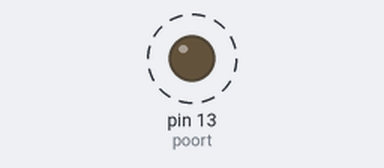
The sketch below on a simulated Arduino Uno, built with avr-gcc and run on an emulated ATmega328P. Shown: output pins drawn as LEDs (lit = HIGH). Dashed ring = blinking.

Above: at 0.5 s.
Timing chart, 0 to 4.6 s (numbered marks = the images above):
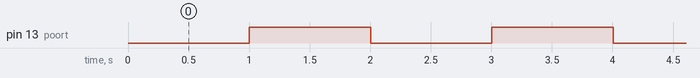

Measured:
- by itself, pin 13 (poort): alternates HIGH for 1.0 s and LOW for 1.0 s, 32 changes in all, then stays LOW

The sketch:

Opdracht_2_Knipperende_LED_met_nette_code.ino
```cpp
const int poort = 13;
const int delayTijd = 1000;
boolean lampjeBrandt=false;
int beginTijd;

void setup() {
  pinMode(poort, OUTPUT);
  beginTijd=millis();
}


void loop() {
  laatLampjeKnipperen();
}

void laatLampjeKnipperen(){
  if(millis()>beginTijd+delayTijd){
    if(lampjeBrandt){
      digitalWrite(poort, LOW);
    }else{
      digitalWrite(poort, HIGH);
    }
    lampjeBrandt=!lampjeBrandt;
    beginTijd=millis();
  }
}
```
